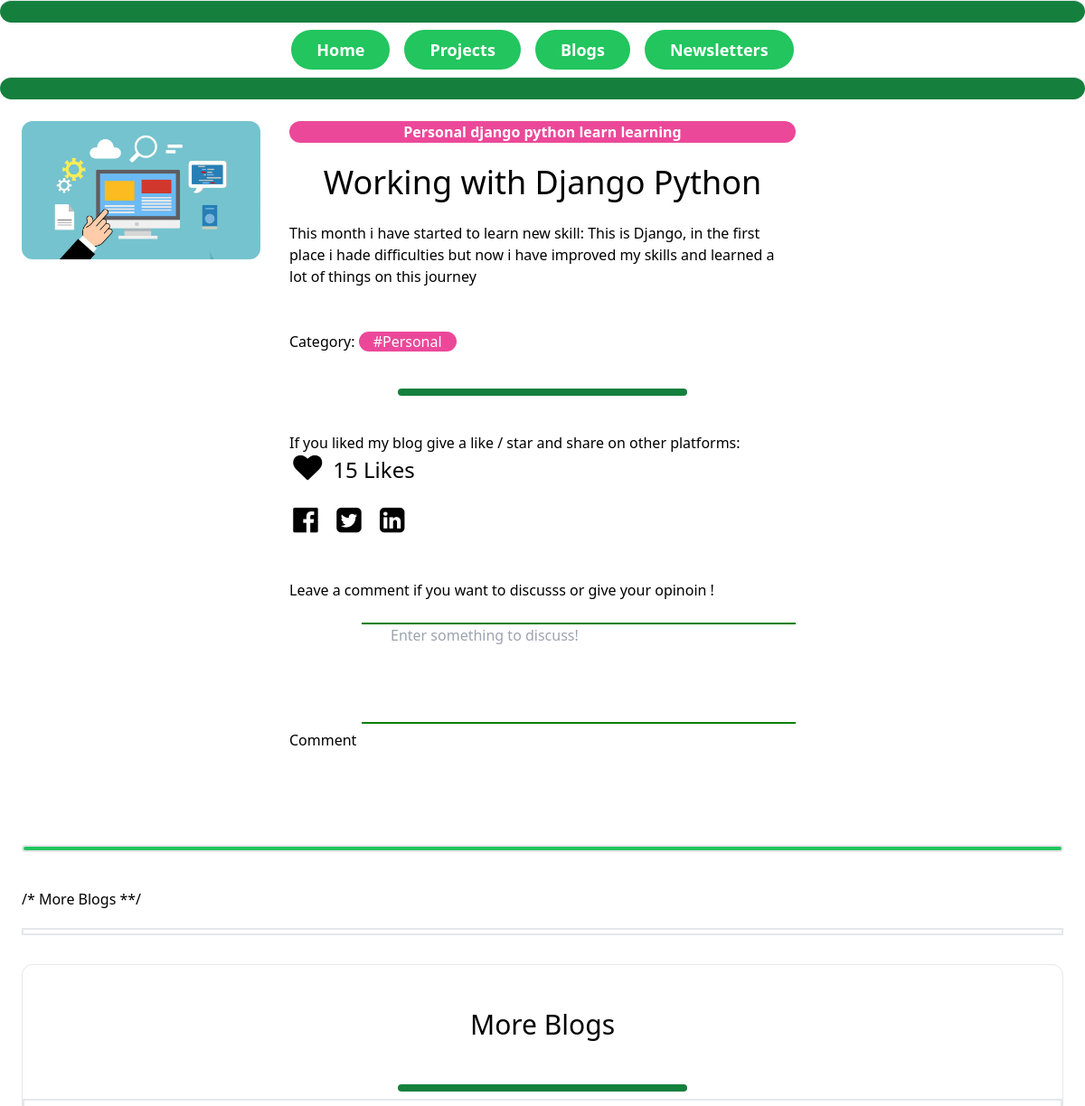
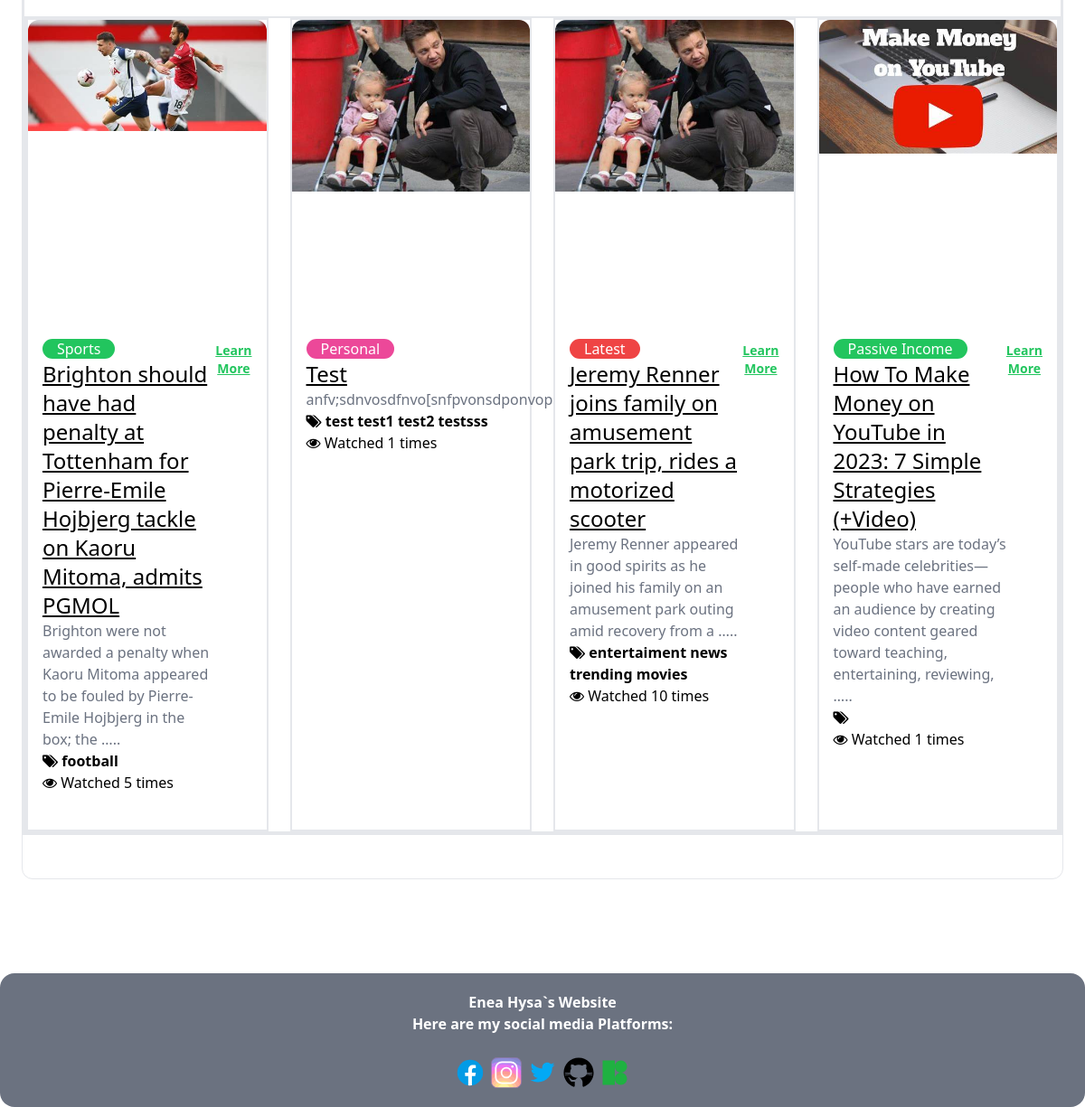
Screenshot of /blogs/1/ with the database file from the repository (2 pictures, top to bottom).
### blogs/models.py (models this page shows, shortened)
class Blogs_Items(models.Model):
    category = models.ForeignKey(Category, related_name='blogs', on_delete=models.CASCADE)
    name = models.CharField(max_length=200)
    description = models.TextField(blank=True, null=True)
    image = models.ImageField(upload_to='blogs_images', blank=True, null=True)
    is_created = models.BooleanField(default=True, blank=True)
    tags = models.CharField(max_length=255, blank=True)
    likes = models.IntegerField(default=0)
    view_count = models.PositiveIntegerField(default=0)
    published_at = models.DateTimeField(auto_now_add=True)
    class Meta:
        verbose_name_plural = "Blogs Posts"

class Category(models.Model):
    YELLOW = 'bg-yellow-500'
    PINK = 'bg-pink-500'
    ORANGE = 'bg-orange-500'
    BLUE = 'bg-blue-500'
    GREEN = 'bg-green-500'
    RED = 'bg-red-500'
    PURPLE = 'bg-purple-500'
    COLOR_CHOICES = [
        (YELLOW, 'bg-yellow-500'),
        (PINK, 'bg-pink-500'),
        (ORANGE, 'bg-orange-500'),
        (BLUE, 'bg-blue-500'),
        (GREEN, 'bg-green-500'),
        (RED, 'bg-red-500'),
        (PURPLE, 'bg-purple-500'),
    ]
    name = models.CharField(max_length=255)
    color = models.CharField(choices=COLOR_CHOICES, default=ORANGE,  max_length=50)
    class Meta:
        verbose_name_plural = "Categories"

### blogs/views.py (the view)
# urls.py: path('<int:pk>/', views.details, name='details'),
def details(request, pk,):
    blogs = Blogs_Items.objects.filter(is_created=True).order_by('-published_at')[0:4]
    categories = Category.objects.all()
    blog = get_object_or_404(Blogs_Items, pk=pk)
    blog.view_count += 1
    blog.save()
    return render(request, 'details.html', {
        'blog': blog,
        'blogs': blogs,
        'categories': categories,
    })

### blogs/templates/details.html (shortened to what this page needs)
{%extends 'base.html' %}
{% block content %}
<div class="grid grid-cols-8 gap-8">
    <div class="col-span-2">
        <img src="{{ blog.image.url }}" class="rounded-xl">
    </div>
    <div class="col-span-4 bg-white-500 rounded-t-xl h-full">
        <strong><h6 class="{{ blog.category.color }} text-center text-white text-bold rounded-2xl">{{ blog.category.name }} {{ blog.tags }}</h6></strong>
        <br>
        <h1 class="text-center text-4xl text-bold">{{ blog.name }}</h1>
        <br>
        <p class="text-black-500 w-full">
            {{ blog.description }}
        </p>
        <br>
        <br>
        Category: <span class="text-bold text-white align-center mx-30 mt-20 mb-0 rounded-2xl px-4 justify-center margin-right right-8 {{ blog.category.color }}">#{{ blog.category.name }}</span>
        <hr class="w-72 bg-green-700 py-1 px-40 rounded-7xl w-48 h-xl mx-auto my-2 bg-green-100 border-0 rounded md:my-10">
        <p>If you liked my blog give a like / star and share on other platforms:</p>
        <form id="total_likes" action="{% url 'blogs:like_post' pk=blog.pk %}" method="POST">
            <button type="submit"class="space-between">&nbsp<i class="fa fa-heart liked fa-2x" aria-hidden="true">&nbsp</i>&nbsp</button><h1 class="inline text-2xl">{{ blog.likes }} Likes</h1>
        </form>
        <br>
        <a href="#" class="space-between">&nbsp<i class="fa fa-facebook-official fa-2x" aria-hidden="true">&nbsp</i>&nbsp</a>
        <a href="#" class="space-between">&nbsp<i class="fa fa-twitter-square fa-2x" aria-hidden="true">&nbsp</i>&nbsp</a>
        <a href="#" class="space-between">&nbsp<i class="fa fa-linkedin-square fa-2x" aria-hidden="true">&nbsp</i>&nbsp</a>
        <br>
        <div class="mb-4 py-12 border-none">
            <h1>Leave a comment if you want to discusss or give your opinoin !</h1>
            <br>
            <form method="POST">
                <textarea style="width: 30em; height: 7em; border: none; resize: none; border-top: 2px solid green; border-bottom: 2px solid green;" class="bg-gray-10 resize-none border-none px-8 mx-20" placeholder="Enter something to discuss!"></textarea>
            </form>
            <button type="submit">Comment</button>
        </div>
    </div>
</div>
<hr class="flex pb-1 bg-green-500 my-10 y-5 rounded-2xl border border-2">
/* More Blogs **/
<hr class="mb-8 my-5 pb-1 border border-2">
    <div class="bg-gray-10 mt-4 py-12 rounded-xl border">
        <h1 class="mb-12 text-3xl text-center">More Blogs</h1>
        <hr class="flex w-72 bg-green-700 py-1 px-40 rounded-7xl w-48 h-xl mx-auto my-1 bg-green-100 border-0 rounded md:my-2">
        <div class="border border-2">
            <div class=" border border-2 mt-6 grid grid-cols-1 gap-x-6 gap-y-10 sm:grid-cols-2 lg:grid-cols-4 xl:gap-x-8">
                {% for blog in blogs %}
                <div class="group relative gap-y-1 border border-2">
                    <a href="{% url 'blogs:details' blog.id %}">
                        <div class="min-h-80 aspect-h-1 aspect-w-1 w-full overflow-hidden rounded-md lg:aspect-none group-hover:opacity-100 lg:h-100">
                            <img src="{{ blog.image.url }}" alt="image" class="rounded-t-xl">
                        </div>
                        <div class="p-4 bg-white rounded-b-xl mt-4 flex justify-between">
                            <span class="text-white text-bold align-center mx-30 mt-20 mb-0 rounded-2xl px-4 justify-center margin-right right-8 {{ blog.category.color }}">{{ blog.category.name }}</span>
                            <h1 class="text-2xl underline">{{ blog.name }}</h1>
                            <p class="text-gray-500">{{ blog.description | truncatewords:20 }}..</p>
                            <span><i class="fa fa-tags" aria-hidden="true"></i>
                            <strong>{{ blog.tags }}</strong></span>
                            <br>
                            <span> <i class="fa fa-eye" aria-hidden="true"></i>
                                Watched {{ blog.view_count }} times</span>
                            <br>
                            <br>
                            <a class="text-center text-sm justify-center mt-1 text-sm text-green-500" href="{% url 'blogs:details' blog.id %}"><strong class="underline text-1xl">Learn More</strong></a>
                        </div>
                    </a>
                </div>
                {% endfor %}
        </div>
    </div>
</div>
{% endblock %}

### rows the page displays
Blogs_Items: image (picture), category.name "Personal", tags "django python learn learning", name "Working with Django Python", description "This month i have started to learn new skill: This is Django, in the first place i hade difficulties but now i have improved my skills and learned a lot of things on this journey", likes "15"
Blogs_Items: image (picture), category.name "Sports", name "Brighton should have had penalty at Tottenham for Pierre-Emile Hojbjerg tackle on Kaoru Mitoma, admits PGMOL", description "Brighton were not awarded a penalty when Kaoru Mitoma appeared to be fouled by Pierre-Emile Hojbjerg in the box; the …", tags "football", view_count "5"
Blogs_Items: image (picture), category.name "Personal", name "Test", description "anfv;sdnvosdfnvo[snfpvonsdponvopsdnp", tags "test test1 test2 testsss", view_count "1"
Blogs_Items: image (picture), category.name "Latest", name "Jeremy Renner joins family on amusement park trip, rides a motorized scooter", description "Jeremy Renner appeared in good spirits as he joined his family on an amusement park outing amid recovery from a …", tags "entertaiment news trending movies", view_count "10"
Blogs_Items: image (picture), category.name "Passive Income", name "How To Make Money on YouTube in 2023: 7 Simple Strategies (+Video)", description "YouTube stars are today’s self-made celebrities—people who have earned an audience by creating video content geared toward teaching, entertaining, reviewing, …", view_count "1"
